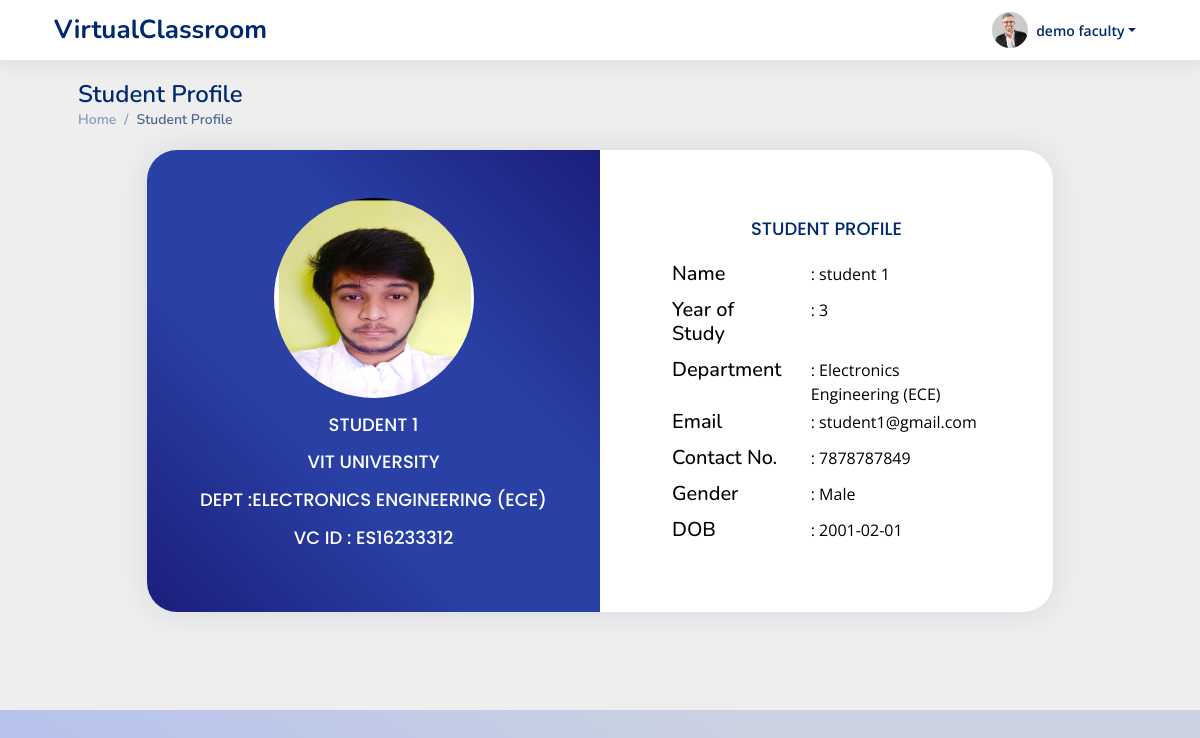
Screenshot of /faculty_profileView/ES16233312 (signed in) with the database file from the repository.
### myapp/models.py (models this page shows, shortened)
class FacultyDetails(models.Model):
    facultyId = models.ForeignKey(User,on_delete=models.CASCADE)
    facultyName = models.CharField(max_length=100,null=False)
    facultyPhone = PhoneNumberField(null=False, blank=False, unique=False, default='+91')
    facultyGender = models.CharField(max_length=20,null=True)
    facultyDOB = models.DateTimeField(default=datetime.now,null=True)
    facultyDesc = models.TextField(blank=False,null=True)
    facultyCollege = models.CharField(max_length=100,null=False)
    collegeState = models.CharField(max_length=50,null=False)
    experience = models.CharField(max_length=2,null=True)
    facultyPic = models.ImageField(upload_to='facultyPic/', null=True, blank=True)
    user_date = models.DateTimeField(default=datetime.now,null=True)

class StudentDetails(models.Model):
    studentId = models.ForeignKey(User,on_delete=models.CASCADE)
    studentName = models.CharField(max_length=100,null=False)
    studentPhone = PhoneNumberField(null=False, blank=False, unique=False, default='+91')
    studentGender = models.CharField(max_length=20,null=False)
    studentDOB = models.DateTimeField(default=datetime.now,null=True)
    studentDepartment = models.CharField(max_length = 50, blank= True, null= True, default=' ')
    studentDesc = models.TextField(blank=False,null=True)
    studentCollege = models.CharField(max_length=100,null=False)
    collegeState = models.CharField(max_length=50,null=False)
    yearOfStudy = models.CharField(max_length=2,null=True)
    studentPic = models.ImageField(upload_to='StudentPic/', null=True, blank=True)
    user_date = models.DateTimeField(default=datetime.now,null=True)

### myapp/views.py (the view)
# urls.py: path('faculty_profileView/<pk>',views.facultyProfileView,name='facultyProfileView'),
@login_required
def facultyProfileView(request,pk):
    if request.user.is_active and request.user.is_staff and not request.user.is_superuser:
        id = pk
        user=request.user
        userDetails = FacultyDetails.objects.get(facultyId_id = user.pk)
        studentUser = User.objects.get(username = id)
        studentDetails = StudentDetails.objects.get(studentId_id =  studentUser.pk)
        context={
            'studentUser' : studentUser,
            'studentDetails' : studentDetails,
            'userDetails':userDetails
        }
        return render(request,'faculty/profileView.html',context)
    else:
        return redirect('facultyLogin')

### myapp/templates/faculty/profileView.html (shortened to what this page needs)
{% extends 'base.html' %}
{% block content %}
{% load static %}
  <header id="header" class="header fixed-top d-flex align-items-center px-lg-5">
    <div class="d-flex align-items-center justify-content-between">
      <a href="{% url 'facultyDashboard'%}" class="logo d-flex align-items-center">
        <span class="d-lg-block">VirtualClassroom</span>
      </a>
    </div>
    <nav class="header-nav ms-auto">
      <ul class="d-flex align-items-center">
        <li class="nav-item dropdown pe-3">
          <a class="nav-link nav-profile d-flex align-items-center pe-0" href="#" data-bs-toggle="dropdown">
            <img src="{{ userDetails.facultyPic.url }}" alt="Profile" class="rounded-circle">
            <span class="d-none d-md-block dropdown-toggle ps-2">{{user.first_name}} {{user.last_name}}</span>
          </a>
        </li>
      </ul>
    </nav>
  </header>
  <main style="background-color: #eee;" id="main" class="main">
    <div class="pagetitle mx-lg-5 mb-0">
      <h1>Student Profile</h1>
      <nav>
        <ol class="breadcrumb">
          <li class="breadcrumb-item"><a href="{% url 'facultyDashboard' %}">Home</a></li>
          <li class="breadcrumb-item active">Student Profile</li>
        </ol>
      </nav>
    </div>
    <div class="container ">
      <section class="h-100 gradient-form">
          <div class="container pb-5 pt-1 h-100">
            <div class="row d-flex justify-content-center align-items-center h-100">
              <div class="col-xl-10">
                <div class="card  text-black" style="border-radius:30px; ">
                  <div class="row g-0">
                    <div class="col-lg-6 d-flex align-items-center gradient-custom-2">
                      <div class="text-white mx-auto py-5">
                        <div class="img-container mx-auto">
                          <div class="user-profile-photo  m-auto " style="border:50%; height:200px; width:200px;">
                            {% if studentDetails.studentPic %}
                              <img src="{{studentDetails.studentPic.url }}" style="border:50%; height:200px; width:200px;" alt="" class="rounded-circle">
                            {% else %}
                              <img src="" style="border:50%; height:200px; width:200px;" alt="No image" class="rounded-circle">
                            {% endif %}
                          </div>
                          <div class="text-center">
                            <h3  class="mt-3 card-title py-0 mt-2" style="text-transform : uppercase; color:white; max-width:20em; word-wrap:break-word;"> {{studentUser.first_name}} {{studentUser.last_name}}</h3>
                            <h5 class="mt-3 card-title py-0 my-0" style="text-transform : uppercase; color:white; max-width:20em; word-wrap:break-word;" class="my-0">{{ studentDetails.studentCollege }}</h5>
                            <h5 class="mt-3 card-title py-0 my-0" style="text-transform : uppercase; color:white; max-width:20em; word-wrap:break-word;" class="my-0">Dept :{{studentDetails.studentDepartment}} </h5>
                            <h6 class="mt-3 card-title py-0 mb-3" style="text-transform : uppercase; color:white;" class="my-0">VC ID : {{studentDetails.studentId}}</h6>
                          </div>
                        </div>
                      </div>
                    </div>
                    <div class="col-lg-6">
                      <div class="card-body p-md-5 mx-md-4">
                        <div class="text-center">
                          <h5 class="card-title">STUDENT PROFILE</h5>
                        </div>
                        <div class="profile-overview fade show" id="profile-overview">
                          <div class="row my-1">
                            <div class="col-lg-5 col-md-4 label "><h5>Name</h5></div>
                            <div class="col-lg-7 col-md-8">: {{studentUser.first_name}} {{studentUser.last_name}}</div>
                          </div>
                          <div class="row my-1">
                            <div class="col-lg-5 col-md-4 label"><h5>Year of Study</h5></div>
                            <div class="col-lg-7 col-md-8">: {{studentDetails.yearOfStudy}}</div>
                          </div>
                          <div class="row my-1">
                            <div class="col-lg-5 col-md-4 label"><h5>Department</h5></div>
                            <div class="col-lg-7 col-md-8">: {{studentDetails.studentDepartment}}</div>
                          </div>
                          <div class="row my-1">
                            <div class="col-lg-5 col-md-4 label"><h5>Email</h5></div>
                            <div class="col-lg-7 col-md-8">: {{studentUser.email}}</div>
                          </div>
                          <div class="row my-1">
                            <div class="col-lg-5 col-md-4 label"><h5>Contact No.</h5></div>
                            <div class="col-lg-7 col-md-8">: {{studentDetails.studentPhone}}</div>
                          </div>
                          <div class="row my-1">
                            <div class="col-lg-5 col-md-4 label"><h5>Gender</h5></div>
                            <div class="col-lg-7 col-md-8">: {{studentDetails.studentGender}}</div>
                          </div>
                          <div class="row my-1">
                            <div class="col-lg-5 col-md-4 label"><h5>DOB</h5></div>
                            <div class="col-lg-7 col-md-8">: {{studentDetails.studentDOB | date:'Y-m-d'}}</div>
                          </div>
                        </div>
                      </div>
                    </div>
                  </div>
                </div>
              </div>
            </div>
          </div>
        </section>
    </div>
  </main>
{% endblock %}

### static/css/style.css (style rules this page uses)
:root { scroll-behavior: smooth; }
body { font-family: "Open Sans", sans-serif; background: #f6f9ff; color: #444444; }
a { color: #4154f1; text-decoration: none; }
h1, h2, h3, h4, h5, h6 { font-family: "Nunito", sans-serif; }
#main { margin-top: 60px; padding: 20px 30px; transition: all 0.3s; }
.pagetitle { margin-bottom: 10px; }
.pagetitle h1 { font-size: 24px; margin-bottom: 0; font-weight: 600; color: #012970; }
.card { margin-bottom: 30px; border: none; border-radius: 5px; box-shadow: 0px 0 30px rgba(1, 41, 112, 0.1); overflow: hidden; }
.card-title { padding: 20px 0 15px 0; font-size: 18px; font-weight: 500; color: #012970; font-family: "Poppins", sans-serif; }
.card-body { padding: 0 20px 20px 20px; }
.breadcrumb { font-size: 14px; font-family: "Nunito", sans-serif; color: #899bbd; font-weight: 600; }
.breadcrumb a { color: #899bbd; transition: 0.3s; }
.breadcrumb .breadcrumb-item::before { color: #899bbd; }
.breadcrumb .active { color: #51678f; font-weight: 600; }
.logo { line-height: 1; }
@media (min-width: 1200px) { .logo { width: 280px; } }
.logo span { font-size: 26px; font-weight: 700; color: #012970; font-family: "Nunito", sans-serif; }
.header { transition: all 0.5s; z-index: 997; height: 60px; box-shadow: 0px 2px 20px rgba(1, 41, 112, 0.1); background-color: #fff; padding-left: 20px; }
.header-nav ul { list-style: none; }
.header-nav > ul { margin: 0; padding: 0; }
.header-nav .nav-profile { color: #012970; }
.header-nav .nav-profile img { max-height: 36px; }
.header-nav .nav-profile span { font-size: 14px; font-weight: 600; }
@media (min-width: 1200px) { #main, #footer { margin-left: 0px; } }

### templates/base.html (style rules this page uses)
body { background-image: linear-gradient(to left bottom, #b4c0ee, #b9c5eb, #bfc9e8, #c5cee4, #ccd2e1, #ccd2e1, #ccd2e1, #ccd2e1, #c5cee4, #bfc9e8, #b9c5eb, #b4c0ee); min-height: 100vh; display: flex; flex-direction: column; }

### myapp/templates/faculty/profileView.html (style rules this page uses)
.gradient-custom-2 { background-image: linear-gradient(to left bottom, #1b1e7b, #1f2685, #222f90, #26379a, #2940a5, #2940a5, #2940a5, #2940a5, #26379a, #222f90, #1f2685, #1b1e7b); }

### rows the page displays
FacultyDetails: facultyPic (picture)
StudentDetails: studentPic (picture), studentCollege "VIT UNIVERSITY", studentDepartment "ELECTRONICS ENGINEERING (ECE)", studentId "ES16233312", yearOfStudy "3", studentDepartment "Electronics Engineering (ECE)", studentPhone "7878787849", studentGender "Male", studentDOB "2001-02-01"

### other values shown
{{ user.first_name }} "demo"
{{ user.last_name }} "faculty"
{{ studentUser.first_name }} "STUDENT"
{{ studentUser.last_name }} "1"
{{ studentUser.first_name }} "student"
{{ studentUser.email }} "student1@gmail.com"
